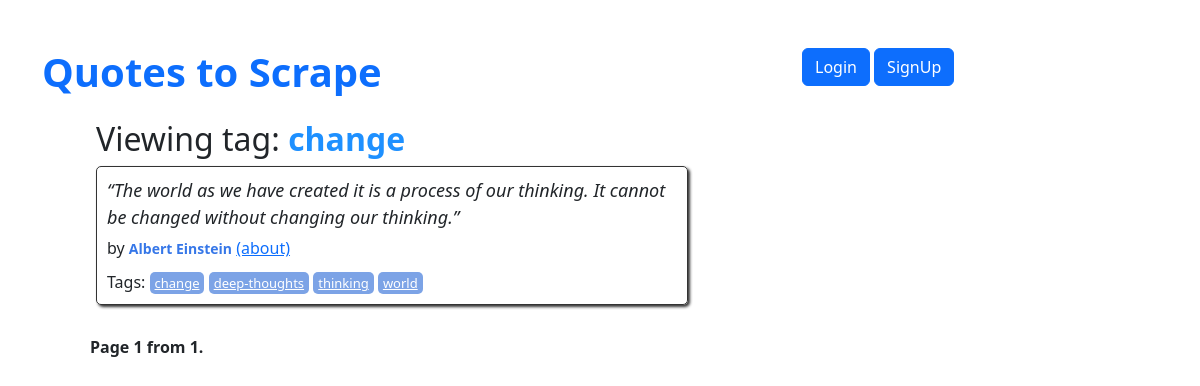
The app's page /tag/change/ with its own data.
### quotes/models.py (models this page shows)
class Tag(models.Model):
    name = models.CharField(max_length=16, null=False, unique=True)
    class Meta:
        verbose_name_plural = "Tags"
        verbose_name = "Tag"

class Quote(models.Model):
    user = models.ForeignKey(User, on_delete=models.CASCADE, default=None, null=True)
    quote = models.TextField()
    tags = models.ManyToManyField(Tag)
    author = models.ForeignKey(Author, on_delete=models.CASCADE, default=None, null=False)
    created_at = models.DateTimeField(auto_now_add=True)

class Author(models.Model):
    fullname = models.CharField(max_length=64, null=False, unique=True)
    born_date = models.CharField(max_length=64)
    born_location = models.CharField(max_length=256)
    description = models.TextField()
    user = models.ForeignKey(User, on_delete=models.CASCADE, default=None, null=True)
    created_at = models.DateTimeField(auto_now_add=True)

### quotes/views.py (the view)
# urls.py: path('tag/<str:tag_name>/', TagQuotesView.as_view(), name='tag_quotes'),
class TagQuotesView(View):
    template_name = 'quotes/tag_quotes.html'
    quotes_per_page = 10
    def get(self, request, *args, **kwargs):
        tag_name = kwargs['tag_name']
        tag = Tag.objects.get(name=tag_name)
        quotes_with_tag = Quote.objects.filter(tags=tag)
        paginator = Paginator(list(quotes_with_tag), self.quotes_per_page)
        page = request.GET.get('page')
        try:
            quotes_per_page = paginator.page(page)
        except PageNotAnInteger:
            quotes_per_page = paginator.page(1)
        except EmptyPage:
            quotes_per_page = paginator.page(paginator.num_pages)
        context = {
            'tag_name': tag_name,
            'quotes_with_tag': quotes_per_page,
        }
        return render(request, self.template_name, context)

### quotes/templatetags/extract_authors.py (called while the page is built)
@register.filter(name='author')
def get_author(author):
    author_id = author.id if hasattr(author, 'id') else None
    author_instance = Author.objects.filter(id=author_id).first()
    if author_instance:
        return author_instance.fullname
    return ''

### quotes/templates/quotes/tag_quotes.html (shortened to what this page needs)
{% extends 'quotes/base.html' %}
{% load extract_authors %}
{% block content %}
    <div class="author-details ms-5" style="margin-left: 10%;">
        <h2 class="author-title" style="margin-left: 5%;">
            Viewing tag: <b style="color:dodgerblue;">{{ tag_name }}</b>
        </h2>
        <div class="col-md-8">
            {% for quote in quotes_with_tag %}
            <div class="quote ms-5" itemscope="" itemtype="http://schema.org/CreativeWork">
                <span class="text" itemprop="text">
                    {{quote.quote}}
                </span>
                <span>
                    by <small class="author" itemprop="author">{{ quote.author|author }}</small>
                    <a href="{% url 'quotes:author_detail' author_id=quote.author.id %}" target="_self">(about)</a>
                </span>
                <div class="tags">
                    Tags:
                    {% for tag in quote.tags.all %}
                        <a class="tag" href="{% url 'quotes:tag_quotes' tag_name=tag.name %}">{{ tag.name }}</a>
                    {% endfor %}
                </div>
            </div>
            {% endfor %}
            <nav>
                <div class="pagination" class="mb-3">
                    <span class="step-links" style="margin-left: 5%;">
                        <span class="current" style="margin: 0 10px;">
                            <strong>Page {{ quotes_with_tag.number }} from {{ quotes_with_tag.paginator.num_pages }}.</strong>
                        </span>
                    </span>
                </div>
            </nav>
        </div>
    </div>
{% endblock %}

### quotes/static/quotes/style.css (style rules this page uses)
.quote { padding: 10px; margin-bottom: 30px; border: 1px solid #333333; border-radius: 5px; box-shadow: 2px 2px 3px #333333; }
.quote span.text { display: block; margin-bottom: 5px; font-size: large; font-style: italic; }
.quote small.author { font-weight: bold; color: #3677E8; }
.quote .tags { margin-top: 10px; }
.tag { padding: 2px 5px; border-radius: 5px; color: white; font-size: small; background-color: #7CA3E6; }
.col-md-8 { width: 66.66666667%; }
.author-details { margin-left: 20%; margin-right: 20%; width: 80%; }

### records on screen
Tag: name "change"
Quote: quote "“The world as we have created it is a process of our thinking. It cannot be changed without changing our thinking.”", author|author "Albert Einstein"
Tag: name "deep-thoughts"
Tag: name "thinking"
Tag: name "world"

### other values on screen
{{ quotes_with_tag.number }} "1"
{{ quotes_with_tag.paginator.num_pages }} "1"
